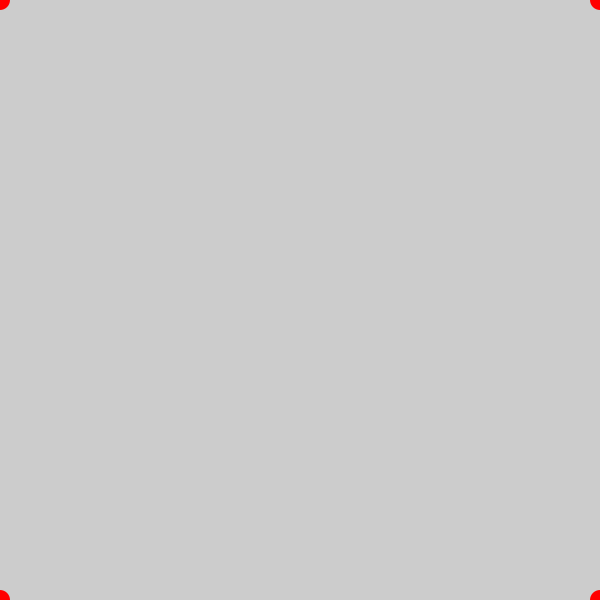
Frame 1 (no input)
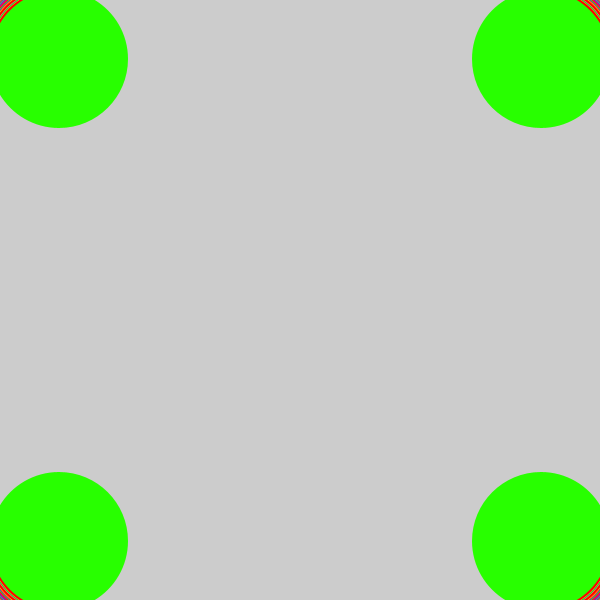
Frame 60 (the mouse pressed at the canvas centre just before this capture)
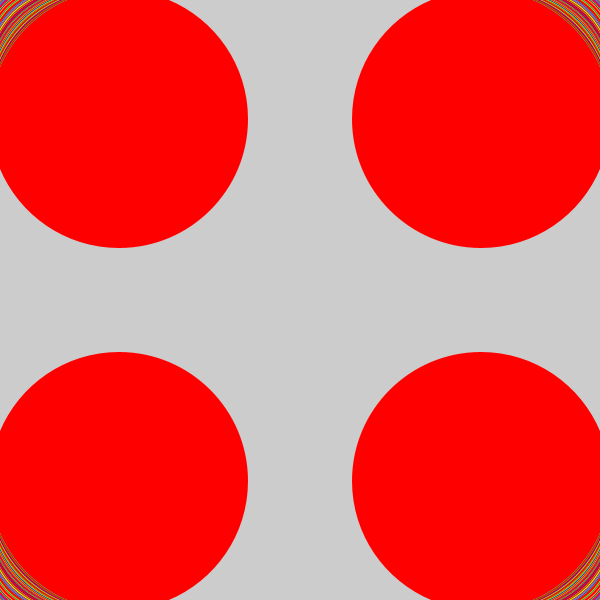
Frame 120 (the mouse held since frame 60 and released just before this capture)

The Processing sketch that drew these frames (run headless with seeded random() and noise(); from frame 60 on, the mouse is pressed at the canvas centre):

// Processing sketch: processing_145337
// ── processing_145337.pde

int xv = 0;
int yv = 0;
int xv2 = 600;
int yv2 = 600;
int wv = 10;
int hv = 10;
int count = 0;
int siz;
int e_count=0;

void setup()
{
  size(600,600);
  frameRate(60);
}

void draw()
{
  
siz = width/4;
    colorMode(HSB, 460, 100, 100);
    noStroke();
    ellipseMode(RADIUS);
    rectMode(RADIUS);
  
   if (count <= 300) 
   {
     float hue = random(0,900);
     fill(hue, 100, 100);
     ellipse(xv,yv,wv,hv);
     ellipse(xv2,yv2,wv,hv);
     ellipse(xv,yv2,wv,hv);
     ellipse(xv2,yv,wv,hv);
     xv2--; yv2--;
     xv++; yv++; wv++; hv++;
     count++;
   }
   if (count > 300 && count <= 500)
   {
         for (int x = 0; x <= width; x+=siz) 
    {
        Gradient(width,height);
        count++;
    }
   }
   if (count > 500 && count <1200)
   {
   strokeWeight(random(10));
   stroke(random(0,255),random(0,255),random(0,255));
   line(300,300,random(0,600),random(0,600));
   count ++;
   }
   if (count >= 1200 && count <= 2000)
   {
     float hue = random(0,600);
     fill(hue, 100, 100);
     rect(xv,yv2, xv, yv2);
     xv2--;xv++;yv2--;
     count++;
   }
}
   void Gradient(float s, float t){
  int radius = 1024;
  float h = random(0, 600);
  for (int r = radius; r > 0; --r) {
    fill(h, 100, 400);
    ellipse(300, 300, r, r);
    h = (h + 1) % 360;
  }
  }
